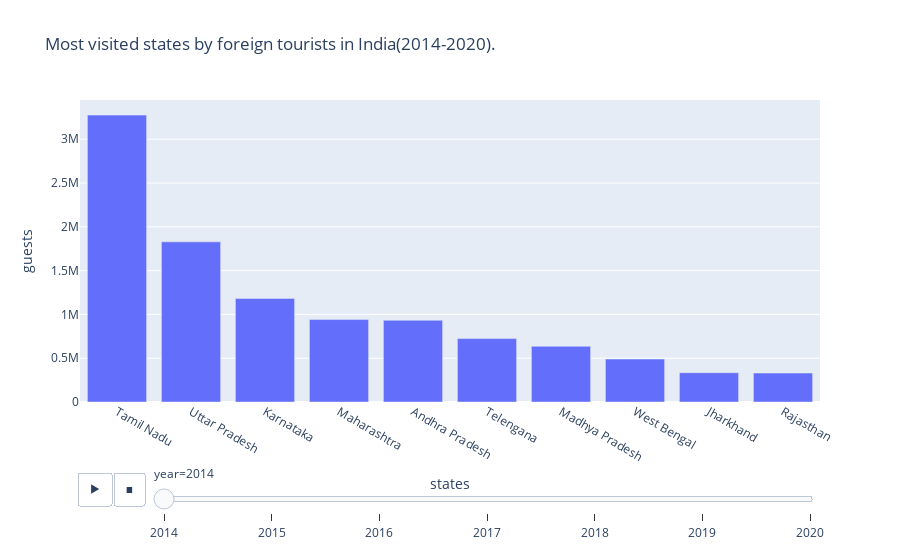

Write notebook code for a chart like this one.
### Code cell
#plotting the graph
fig2 = px.bar(dfnew2, x="states", y="guests", animation_frame="year",
       labels={"states":"states", "visitors": "Tourists (in millions)"},
       title="Most visited states by foreign tourists in India(2014-2020).")
fig2.layout.updatemenus[0].buttons[0].args[1]["frame"]["duration"] = 3000

yranges = {2018:[0, 6000000]}

for f in fig2.frames:
    if int(f.name) in yranges.keys():
        f.layout.update(yaxis_range = yranges[int(f.name)])


fig2.show()

### Figure 1 — Plotly figure (JSON) as saved in the notebook; plotly's stock layout.template omitted (floating-point values rounded to 4 significant figures)
{"data": [{"alignmentgroup": "True", "hovertemplate": "year=2014<br>states=%{x}<br>guests=%{y}<extra></extra>", "legendgroup": "", "marker": {"color": "#636efa", "pattern": {"shape": ""}}, "name": "", "offsetgroup": "", "orientation": "v", "showlegend": false, "textposition": "auto", "x": ["Tamil Nadu", "Uttar Pradesh", "Karnataka", "Maharashtra", "Andhra Pradesh", "Telengana", "Madhya Pradesh", "West Bengal", "Jharkhand", "Rajasthan"], "xaxis": "x", "y": [3276000.0, 1828000.0, 1183000.0, 941300.0, 933100.0, 724000.0, 636100.0, 490300.0, 334300.0, 330800.0], "yaxis": "y", "type": "bar"}], "layout": {"xaxis": {"anchor": "y", "domain": [0, 1], "title": {"text": "states"}}, "yaxis": {"anchor": "x", "domain": [0, 1], "title": {"text": "guests"}}, "legend": {"tracegroupgap": 0}, "title": {"text": "Most visited states by foreign tourists in India(2014-2020)."}, "barmode": "relative", "updatemenus": [{"buttons": [{"args": [null, {"frame": {"duration": 3000, "redraw": true}, "mode": "immediate", "fromcurrent": true, "transition": {"duration": 500, "easing": "linear"}}], "label": "&#9654;", "method": "animate"}, {"args": [[null], {"frame": {"duration": 0, "redraw": true}, "mode": "immediate", "fromcurrent": true, "transition": {"duration": 0, "easing": "linear"}}], "label": "&#9724;", "method": "animate"}], "direction": "left", "pad": {"r": 10, "t": 70}, "showactive": false, "type": "buttons", "x": 0.1, "xanchor": "right", "y": 0, "yanchor": "top"}], "sliders": [{"active": 0, "currentvalue": {"prefix": "year="}, "len": 0.9, "pad": {"b": 10, "t": 60}, "steps": [{"args": [["2014"], {"frame": {"duration": 0, "redraw": true}, "mode": "immediate", "fromcurrent": true, "transition": {"duration": 0, "easing": "linear"}}], "label": "2014", "method": "animate"}, {"args": [["2015"], {"frame": {"duration": 0, "redraw": true}, "mode": "immediate", "fromcurrent": true, "transition": {"duration": 0, "easing": "linear"}}], "label": "2015", "method": "animate"}, {"args": [["2016"], {"frame": {"duration": 0, "redraw": true}, "mode": "immediate", "fromcurrent": true, "transition": {"duration": 0, "easing": "linear"}}], "label": "2016", "method": "animate"}, {"args": [["2017"], {"frame": {"duration": 0, "redraw": true}, "mode": "immediate", "fromcurrent": true, "transition": {"duration": 0, "easing": "linear"}}], "label": "2017", "method": "animate"}, {"args": [["2018"], {"frame": {"duration": 0, "redraw": true}, "mode": "immediate", "fromcurrent": true, "transition": {"duration": 0, "easing": "linear"}}], "label": "2018", "method": "animate"}, {"args": [["2019"], {"frame": {"duration": 0, "redraw": true}, "mode": "immediate", "fromcurrent": true, "transition": {"duration": 0, "easing": "linear"}}], "label": "2019", "method": "animate"}, {"args": [["2020"], {"frame": {"duration": 0, "redraw": true}, "mode": "immediate", "fromcurrent": true, "transition": {"duration": 0, "easing": "linear"}}], "label": "2020", "method": "animate"}], "x": 0.1, "xanchor": "left", "y": 0, "yanchor": "top"}]}}
